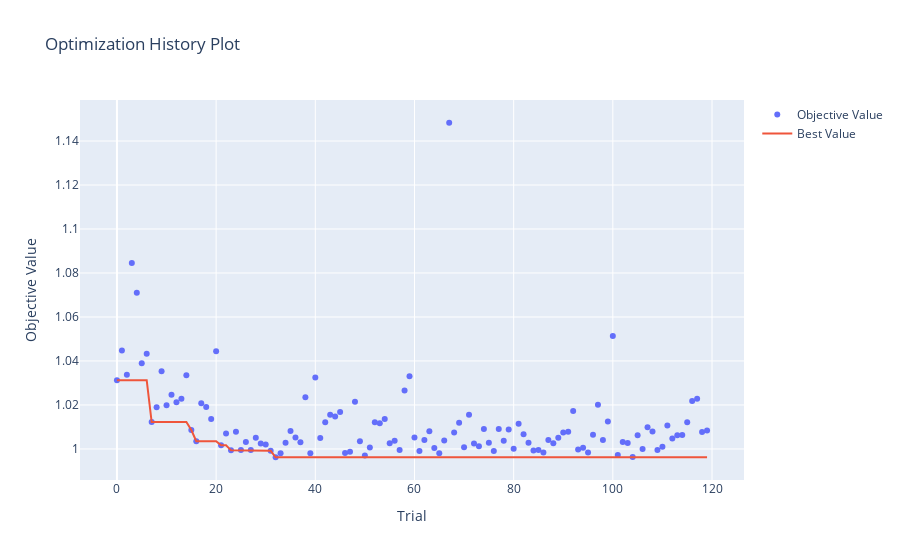

Here is the notebook cell this chart was saved with:
### Code cell
# Plotting
fig = optuna.visualization.plot_optimization_history(study)
fig.show()
